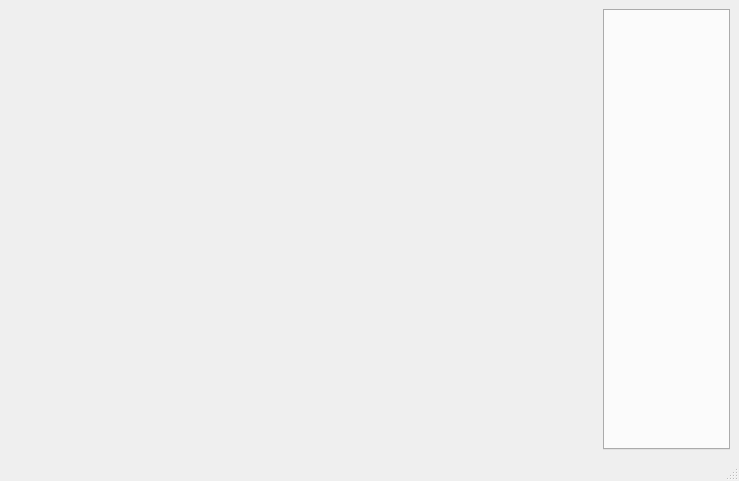
<?xml version="1.0" encoding="UTF-8"?>
<ui version="4.0">
 <class>MainWindow</class>
 <widget class="QMainWindow" name="MainWindow">
  <property name="geometry">
   <rect>
    <x>0</x>
    <y>0</y>
    <width>739</width>
    <height>481</height>
   </rect>
  </property>
  <property name="windowTitle">
   <string>Anatidae</string>
  </property>
  <widget class="QWidget" name="centralwidget">
   <layout class="QHBoxLayout" name="horizontalLayout" stretch="1,0">
    <item>
     <widget class="TableView" name="table_view" native="true"/>
    </item>
    <item>
     <widget class="RobotTabs" name="robot_tabs">
      <property name="currentIndex">
       <number>-1</number>
      </property>
     </widget>
    </item>
   </layout>
  </widget>
  <widget class="QMenuBar" name="menubar">
   <property name="geometry">
    <rect>
     <x>0</x>
     <y>0</y>
     <width>739</width>
     <height>22</height>
    </rect>
   </property>
  </widget>
  <widget class="QStatusBar" name="statusbar"/>
 </widget>
 <customwidgets>
  <customwidget>
   <class>TableView</class>
   <extends>QWidget</extends>
   <header>table_view.h</header>
   <container>1</container>
  </customwidget>
  <customwidget>
   <class>RobotTabs</class>
   <extends>QTabWidget</extends>
   <header>robot_tabs.h</header>
   <container>1</container>
  </customwidget>
 </customwidgets>
 <resources/>
 <connections/>
</ui>
